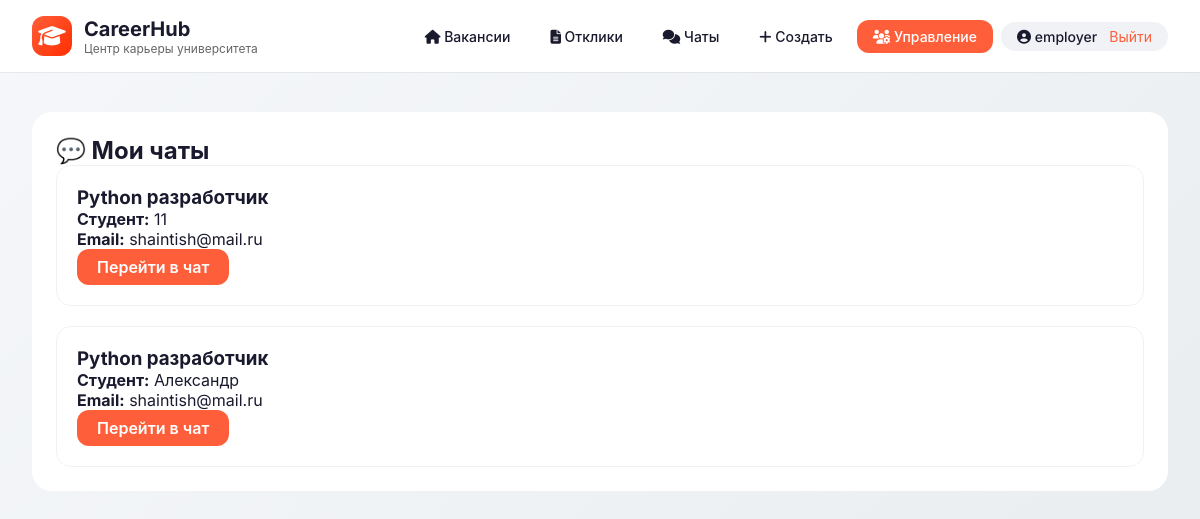
The page /my-chats (signed in) on the database as committed earlier.
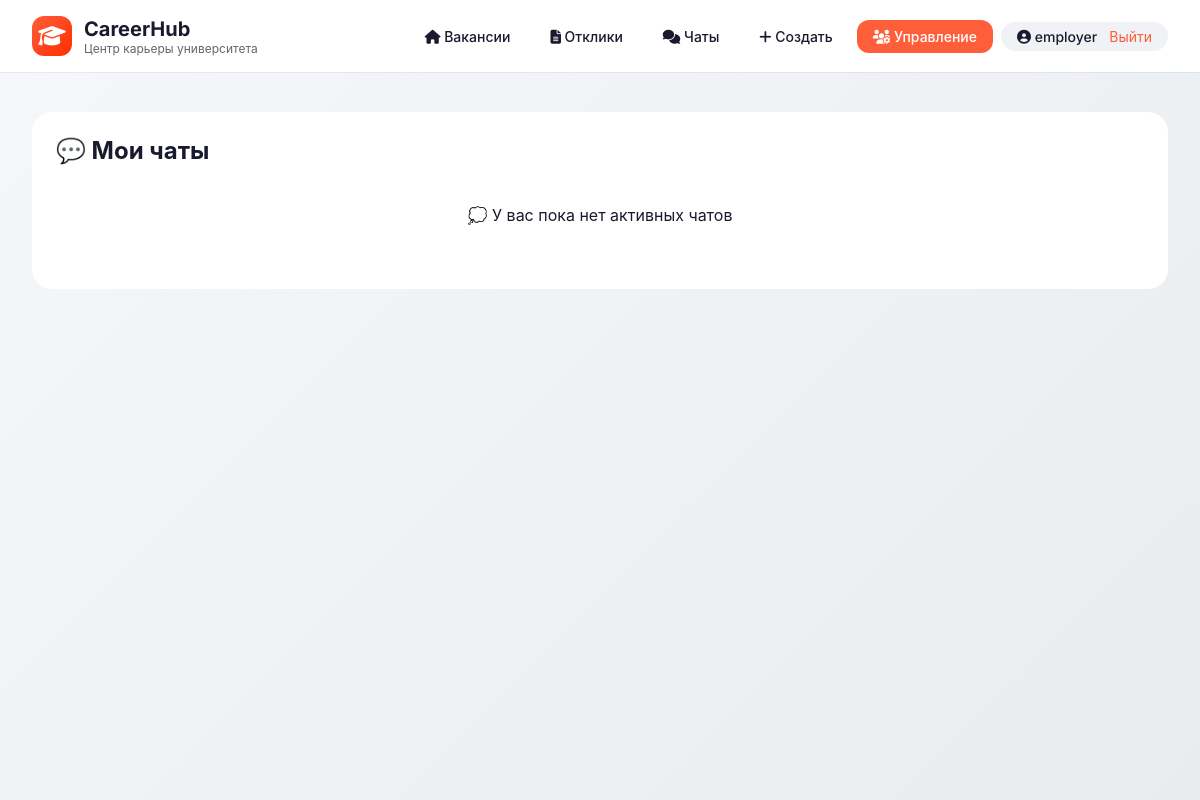
The same page on the database as committed later.
### tables this page shows
CREATE TABLE chats (
            id INTEGER PRIMARY KEY AUTOINCREMENT,
            application_id INTEGER UNIQUE NOT NULL,
            student_email TEXT NOT NULL,
            student_name TEXT NOT NULL,
            vacancy_id INTEGER NOT NULL,
            vacancy_title TEXT NOT NULL,
            created_at TIMESTAMP DEFAULT CURRENT_TIMESTAMP
        );

### app/main.py (the view)
@app.get("/my-chats", response_class=HTMLResponse)
async def my_chats(request: Request):
    session_id = request.cookies.get("session_id")
    if not session_id or session_id not in sessions:
        return RedirectResponse(url="/login", status_code=303)
    current_user = sessions[session_id]
    if current_user.get("role") == "employer":
        all_chats = JobService.get_all_chats()
        active_chats = []
        for chat in all_chats:
            app = JobService.get_application(chat["application_id"])
            if app and app["status"] == "accepted":
                active_chats.append(chat)
    else:
        active_chats = JobService.get_chats_by_student_email(current_user.get("email"))
    return templates.TemplateResponse(
        "my_chats.html",
        {"request": request, "chats": active_chats, "user": current_user}
    )

### templates/my_chats.html
{% extends "base.html" %}
{% block content %}
<div class="table-container">
    <h2>💬 Мои чаты</h2>
    {% if chats and chats|length > 0 %}
        <div style="display: grid; gap: 20px;">
            {% for chat in chats %}
            <div style="background: white; border-radius: 15px; padding: 20px; border: 1px solid #eef2f6;">
                <h3>{{ chat.vacancy_title }}</h3>
                <p><strong>Студент:</strong> {{ chat.student_name }}</p>
                <p><strong>Email:</strong> {{ chat.student_email }}</p>
                <a href="/chat/{{ chat.application_id }}" class="btn-primary" style="display: inline-block; padding: 8px 20px;">Перейти в чат</a>
            </div>
            {% endfor %}
        </div>
    {% else %}
        <p style="text-align: center; padding: 40px;">💭 У вас пока нет активных чатов</p>
    {% endif %}
</div>
{% endblock %}

Rows that differ between the two databases and show on the page:
removed chats: vacancy_title "Python разработчик", student_name "11", student_email "shaintish@mail.ru"
removed chats: vacancy_title "Python разработчик", student_name "Александр", student_email "shaintish@mail.ru"
Other text that changed with them:
text now shown: "💭 У вас пока нет активных чатов"
